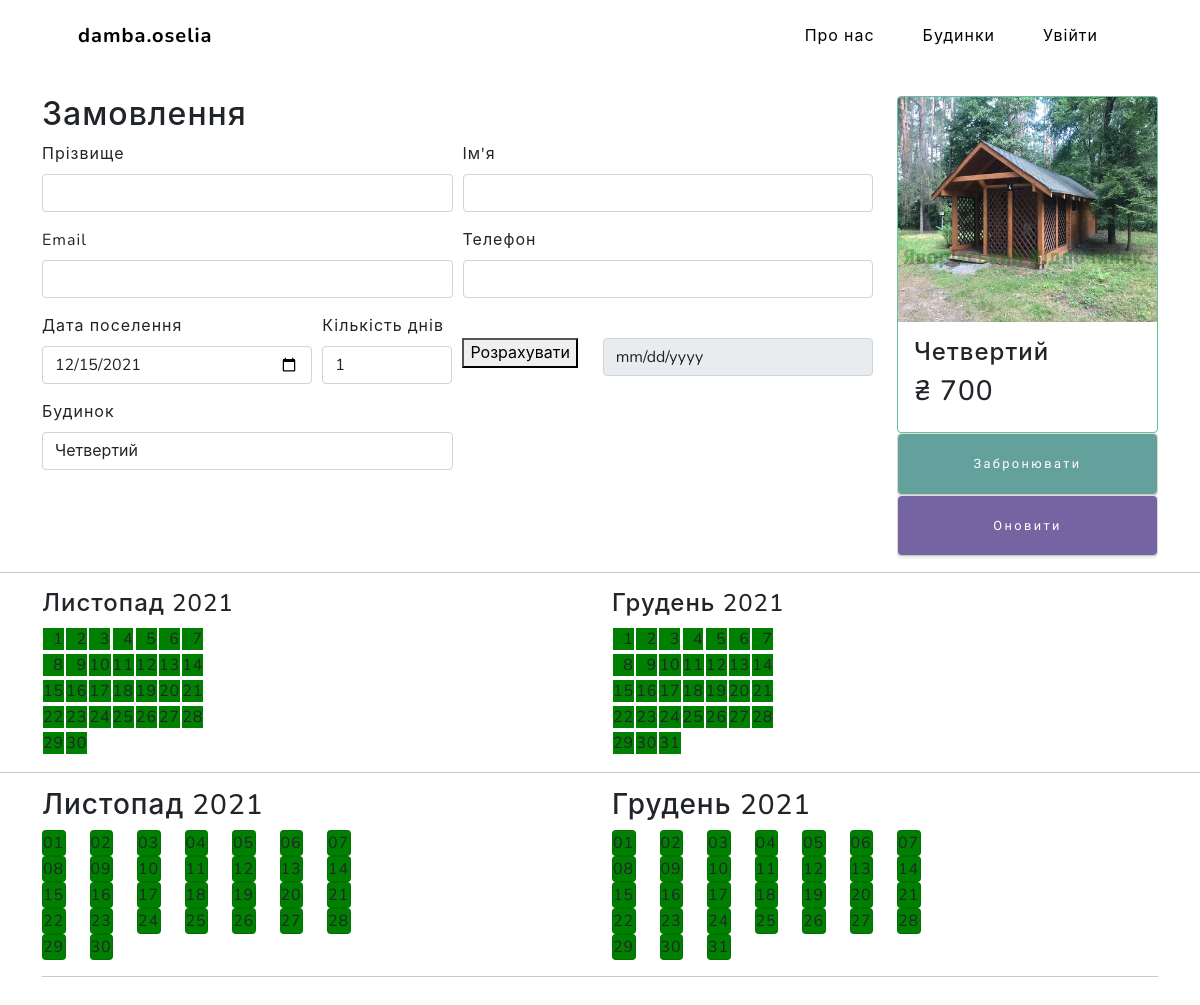
Screenshot of /houses/4/order/ with the database file from the repository.
### main/models.py (models this page shows, shortened)
class Houses(models.Model):
    name = models.CharField(max_length=32)
    photo = models.ImageField(null=True, blank=True) #
    price = models.FloatField()
    capacity = models.IntegerField()
    rooms = models.IntegerField(null=True) #
    beds = models.IntegerField()
    wifi = models.BooleanField(default=True)
    kitchen = models.BooleanField(default=True)
    bathroom = models.BooleanField(default=True)
    floors = models.IntegerField()
    central_heat = models.BooleanField(default=False) #
    pets_allow = models.BooleanField(default=False) #
    description = models.CharField(max_length= 255, null=True) #
    def get_absolute_url(self):
        return reverse('house', kwargs={'house_id':self.pk})
    class Meta:
        verbose_name = 'Будинок'
        verbose_name_plural = 'Будинки'
        ordering = ['id']

### main/views.py (the view, shortened to what this page needs)
# urls.py: path('houses/<int:house_id>/order/', order_house, name='order_house'),
def order_house(request, house_id):
    info = Houses.objects.get(id=house_id)
    infos = Houses.objects.all()
    book_dates = Book.objects.filter(house=house_id)
    def save_client(f:object):
        first_name = f['first_name']
        last_name = f['last_name']
        phone_number = f['phone']
        email = f['email']
        try:
            Clients.objects.get(email=email)
            print('ТАКИЙ email ВЖЕ Є')
        except Clients.DoesNotExist:
            client = Clients(first_name=first_name, last_name=last_name, phone_number=phone_number, email=email)
            client.save()
        print('SAVED client')
    def save_book(f:object):
        email = f['email']
        client = Clients.objects.get(email=email)
        house = Houses.objects.get(id=house_id)
        count_of_days = f['count_of_days']
        date_future_settlment = f['date_future_settlment']
        date_future_checkout = date_future_settlment + timedelta(days=count_of_days)
        book = Book(client=client, house=house, date_future_settlment=date_future_settlment, date_future_checkout=date_future_checkout)
        book.save()
        print('SAVED book')
    def make_dates_arr(book_dates:list) -> list:
        dates_arr = []
        return dates_arr
    dates_arr = make_dates_arr(book_dates)
    if request.method == 'POST':
        form = OrderHouse(request.POST)
        if form.is_valid():
            f = form.cleaned_data
            print('  Валідована форма:', f)
            save_client(f)
            save_book(f)
        else:
            print('  НE валідована форма:', form.cleaned_data)
    else:
        form = OrderHouse()
    context = {
        'title':f"Замовлення будинку {house_id} - {info.name}",
        'menu':menu,
        'info':info,
        'form':form,
        'infos':infos,
        'book_dates':dates_arr,
    }
    return render(request, 'main/order_house.html', context=context)

### main/forms.py
class OrderHouse(forms.Form):
    first_name = forms.CharField(max_length=32, label="Ім'я")
    last_name = forms.CharField(max_length=32, label='Прізвище')
    phone = forms.IntegerField(label='Телефон')
    email = forms.EmailField(label='Email')
    count_of_days = forms.IntegerField(max_value=5, min_value=1, label='Кількість днів')
    house = forms.ModelChoiceField(queryset=Houses.objects.all(), empty_label='Виберіть будинок', label='Будинок')
    date_future_settlment = forms.DateField(label='Дата поселення')

### main/views.py (called while the page is built)
@register.filter
def get_range(value):
    return range(value)

### main/templates/main/order_house.html (shortened to what this page needs)
{% extends 'main/base.html' %}
{% load static %}
{% block content %}
<section>
    <div class="container">
        <div class="row">
            <div class="col-10">
                <br><br><br><br>
            </div>
            <div class="col-2"></div>
        </div>
    </div>
</section>
<section>
    <div class="container">
        <div class="row">
            <div class="col-sm-7 col-md-9">
                <div class="row">
                    <div class="col-12">
                        <h2 class="">Замовлення</h2>
                    </div>
                </div>
                <div class="row">
                    <div class="col-12">
                        <form action="{% url 'order_house' info.id %}" method="post" id="main_form">
                            <div class="form-row">
                                <div class="form-group col-md-6">
                                    <label for="{{form.last_name.id_for_label}}">{{form.last_name.label}}</label>
                                    {{form.last_name}}
                                </div>
                                <div class="form-group col-md-6">
                                    <label for="{{form.first_name.id_for_label}}">{{form.first_name.label}}</label>
                                    {{form.first_name}}
                                </div>
                            </div>
                            <div class="form-row">
                                <div class="form-group col-md-6">
                                    <label for="{{form.email.id_for_label}}">{{form.email.label}}</label>
                                    {{form.email}}
                                </div>
                                <div class="form-group col-md-6">
                                    <label for="{{form.phone.id_for_label}}">{{form.phone.label}}</label>
                                    {{form.phone}}
                                </div>
                            </div>
                            <div class="form-row">
                                <div class="form-group col-md-4">
                                    <label for="{{form.date_future_settlment.id_for_label}}">{{form.date_future_settlment.label}}</label>
                                    <input type="date" name="{{form.date_future_settlment.name}}" required="" id="{{form.date_future_settlment.id_for_label}}"
                                    class="form-control" value="2002-04-02">
                                </div>
                                <div class="form-group col-md-2">
                                    <label for="{{form.count_of_days.id_for_label}}">{{form.count_of_days.label}}</label>
                                    <input type="number" id="{{form.count_of_days.id_for_label}}" name="{{form.count_of_days.name}}"
                                    min="1" max="5" value="1" class="form-control">
                                </div>
                                <div class="form-group col-md-2">
                                    <label for="quantity_days_btn"></label><br>
                                    <button type="button" class="" id="quantity_days_btn" onclick="calc_price_sum()">Розрахувати</button>
                                </div>
                                <div class="form-group col-md-4">
                                    <input disabled type="date" name="{{form.date_future_checkout.name}}" required="" id="{{form.date_future_checkout.id_for_label}}"
                                    class="form-control" value="">
                                </div>
                            </div>
                            <div class="form-row">
                                <div class="form-group col-md-6">
                                    <label for="{{form.house.id_for_label}}">{{form.house.label}}</label>
                                    <select name="{{form.house.name}}" id="{{form.house.id_for_label}}" class="form-control">
                                        {% for i in infos %}
                                        <option {% if i.id == info.id %}selected{% endif %} value="{{i.id}}">{{i.name}}</option>
                                        {% endfor %}
                                    </select>
                                </div>
                            </div>
                        </form>
                    </div>
                </div>
            </div>
            <div class="col-sm-5 col-md-3">
                    <div class="card box-shadow border border-success">
                        <a href="{{ info.get_absolute_url }}">
                            <img class="card-img-top" data-src="holder.js/100px225?theme=thumb&amp;bg=55595c&amp;fg=eceeef&amp;text=Thumbnail" alt="Photo preview: {{c.photo_preview}}" style="height: 225px; width: 100%; display: block;"
                            src="/static/main/img/houses/{{info.photo}}" data-holder-rendered="true">
                        </a>
                        <div class="card-body">
                            <div class="title-group d-flex">
                                <h4 class="card-title pricing-card-title">{{info.name}}</h3>
                            </div>
                            <h3 class="pricing-card-title">₴ <span id="price_sum">{{info.price|floatformat:0}}</span></h4>
                        </div>
                    </div>
                    <div class="card box-shadow">
                        <button form="main_form" type="submit" name="send_other" class="btn btn-primary">Забронювати</button>
                    </div>
                    <div class="card box-shadow">
                        <a href="{{ c.get_absolute_url }}" class="btn btn-secondary" role="button">Оновити</a>
                    </div>
            </div>
        </div>
    </div>
</section>
<hr>
<section>
    <div class="container">
        <div class="row">
            <div class="col-6">
                <h4>Листопад 2021</h4>
                <table>
                    <tbody>
                        {% for j in 30|get_range %}
                            {% if  forloop.counter == 1 %}<tr>{% endif %}
                            {% if  forloop.counter == 8 %}<tr>{% endif %}
                            {% if  forloop.counter == 15 %}<tr>{% endif %}
                            {% if  forloop.counter == 22 %}<tr>{% endif %}
                            {% if  forloop.counter == 29 %}<tr>{% endif %}
                            <td>
                                <span class="calendar_cell" id="2021-11-{% if forloop.counter < 10 %}0{{forloop.counter}}{% else %}{{forloop.counter}}{% endif %}">
                                    {% if forloop.counter < 10 %}&nbsp&nbsp{{forloop.counter}}{% else %}{{forloop.counter}}{% endif %}
                                </span>
                            </td>
                            {% if  forloop.counter == 7 %}</tr>{% endif %}
                            {% if  forloop.counter == 14 %}</tr>{% endif %}
                            {% if  forloop.counter == 21 %}</tr>{% endif %}
                            {% if  forloop.counter == 28 %}</tr>{% endif %}
                            {% if  forloop.counter == 30 %}</tr>{% endif %}
                        {% endfor %}
                    </tbody>
                </table>
            </div>
            <div class="col-6">
                <h4>Грудень 2021</h4>
                <table>
                    <tbody>
                        {% for jо in 31|get_range %}
                            {% if  forloop.counter == 1 %}<tr>{% endif %}
                            {% if  forloop.counter == 8 %}<tr>{% endif %}
                            {% if  forloop.counter == 15 %}<tr>{% endif %}
                            {% if  forloop.counter == 22 %}<tr>{% endif %}
                            {% if  forloop.counter == 29 %}<tr>{% endif %}
                            <td>
                                <span class="calendar_cell" id="2021-12-{% if forloop.counter < 10 %}0{{forloop.counter}}{% else %}{{forloop.counter}}{% endif %}">
                                    {% if forloop.counter < 10 %}&nbsp&nbsp{{forloop.counter}}{% else %}{{forloop.counter}}{% endif %}
                                </span>
                            </td>
                            {% if  forloop.counter == 7 %}</tr>{% endif %}
                            {% if  forloop.counter == 14 %}</tr>{% endif %}
                            {% if  forloop.counter == 21 %}</tr>{% endif %}
                            {% if  forloop.counter == 28 %}</tr>{% endif %}
                            {% if  forloop.counter == 31 %}</tr>{% endif %}
                        {% endfor %}
                    </tbody>
                </table>
            </div>
        </div>
    </div>
</section>
<hr>
<section>
    <div class="container">
        <div class="row">
            <div class="col-6">
                <h3>Листопад 2021</h3>
                {% for j in 30|get_range %}
                    {% if  forloop.counter == 1 %}<div class="row">{% endif %}
                    {% if  forloop.counter == 8 %}<div class="row">{% endif %}
                    {% if  forloop.counter == 15 %}<div class="row">{% endif %}
                    {% if  forloop.counter == 22 %}<div class="row">{% endif %}
                    {% if  forloop.counter == 29 %}<div class="row">{% endif %}
                    <div class="col-1">
                        <span class="card calendar_cell" id="2021-11-{% if forloop.counter < 10 %}0{{forloop.counter}}{% else %}{{forloop.counter}}{% endif %}">
                            {% if forloop.counter < 10 %}0{{forloop.counter}}{% else %}{{forloop.counter}}{% endif %}
                        </span>
                    </div>
                    {% if  forloop.counter == 7 %}</div>{% endif %}
                    {% if  forloop.counter == 14 %}</div>{% endif %}
                    {% if  forloop.counter == 21 %}</div>{% endif %}
                    {% if  forloop.counter == 28 %}</div>{% endif %}
                    {% if  forloop.counter == 30 %}</div>{% endif %}
                {% endfor %}
            </div>
            <div class="col-6">
                <h3>Грудень 2021</h3>
                {% for jj in 31|get_range %}
                    {% if  forloop.counter == 1 %}<div class="row">{% endif %}
                    {% if  forloop.counter == 8 %}<div class="row">{% endif %}
                    {% if  forloop.counter == 15 %}<div class="row">{% endif %}
                    {% if  forloop.counter == 22 %}<div class="row">{% endif %}
                    {% if  forloop.counter == 29 %}<div class="row">{% endif %}
                    <div class="col-1">
                        <span class="card calendar_cell" id="2021-12-{% if forloop.counter < 10 %}0{{forloop.counter}}{% else %}{{forloop.counter}}{% endif %}">
                            {% if forloop.counter < 10 %}0{{forloop.counter}}{% else %}{{forloop.counter}}{% endif %}
                        </span>
                    </div>
                    {% if  forloop.counter == 7 %}</div>{% endif %}
                    {% if  forloop.counter == 14 %}</div>{% endif %}
                    {% if  forloop.counter == 21 %}</div>{% endif %}
                    {% if  forloop.counter == 28 %}</div>{% endif %}
                    {% if  forloop.counter == 31 %}</div>{% endif %}
                {% endfor %}
            </div>
        </div>
        <hr>
        <div class="row">
            <div class="row">
                <div class="">
                </div>
            </div>
        </div>
    </div>
</section>
{% endblock %}

### rows the page displays
Houses: photo (picture), name "Четвертий", price "700"

### other values shown
{{ m.title }} "Про нас" "Будинки" "Увійти"
form field house "Четвертий"
